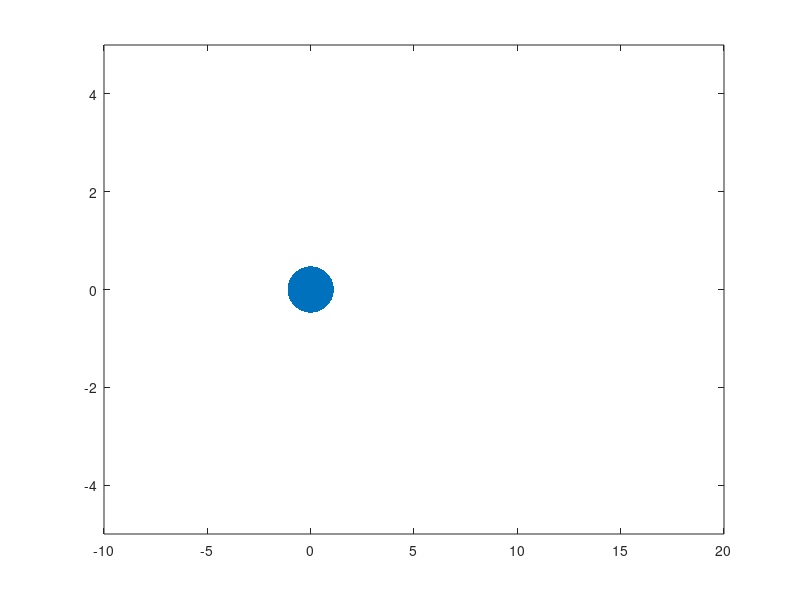

Write the MATLAB code that produced this figure. (Note: this script raises an error after producing the figure.)
clc;close all;clear all;
%%

global KEY_IS_PRESSED
KEY_IS_PRESSED = 0;
gcf;
set(gcf, 'KeyPressFcn', @myKeyPressFcn);

%%

m = 1;
k = 1;

dt = 0.1;
l = 2;

N=2;

for n = 1:N
    x(1,n) = n;
    y(1,n) = n;
    v0(1,n) = 0;%(-1)^(n-1);%(-1)^n;
    v0(2,n) = 0;
end


% subplot(2,1,1)

h=plot(0,0,'MarkerSize',100,'Marker','.','LineWidth',5);
axis([-10 20 -5 5]);
set(gca,'nextplot','replacechildren');

% subplot(2,1,2)
% for i =1:N
%     pl(i) = animatedline('color',rand(1,3));
% end
% axis([0 100 -0 10]);
%%

for n = 1:N
    
    C3 = dt^2*force(x(1,:),y(1,:),n,k,l)/(2*m);

    x(2,n) = x(1,n) + C3(1) + dt*v0(1,n);
    y(2,n) = y(1,n) + C3(2) + dt*v0(2,n);
    
end

set(h,'XData',x(end,:),'YData',y(end,:));

drawnow;

%%

for t = 2:10000
    
    for n =1:N
        
        C3 = dt^2*force(x(t,:),y(t,:),n,k,l)/m;
        
        x(t+1,n) = 2*x(t,n) + C3(1) - x(t-1,n);
        y(t+1,n) = 2*y(t,n) + C3(2) - y(t-1,n);
        
    end
    
    set(h,'XData',x(end,:),'YData',y(end,:));
    
    %     for i = 1:N
    %         addpoints(pl(i),t,x(end,i));
    %     end
    
    %     axis([t-20 20+t -0 10]);
    %pause(0.1)
    drawnow;
    
    if KEY_IS_PRESSED
        close all;
        break;
    end
    
end


%%

function F = force(x,y,n,k,a)

F = [0 0];

if n-1 >= 1
    
    dx = x(n)-x(n-1);
    dy = y(n)-y(n-1);
    
    theta = atan2(dy,dx);
    
    r = sqrt(dx^2+dy^2);
    delta = r-a;
    
    F(1) = F(1) - k*((delta)*cos(theta));
    F(2) = F(2) - k*((delta)*sin(theta));
    
end

if n+1 <= length(x)
    
    dx = x(n)-x(n+1);
    dy = y(n)-y(n+1);
    
    theta = atan2(dy,dx);
    
    r = sqrt(dx^2+dy^2);
    delta = r-a;
    
    F(1) = F(1) - k*((delta)*cos(theta));
    F(2) = F(2) - k*((delta)*sin(theta));
    
end

end


function myKeyPressFcn(hObject, event)
global KEY_IS_PRESSED
KEY_IS_PRESSED  = 1;
end
